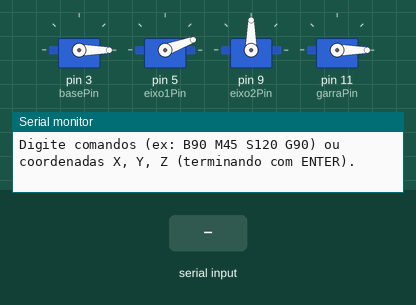
This sketch was run on a simulated Arduino Uno, built with avr-gcc and run on an emulated ATmega328P. Parts: 4 × servo, the last lines printed to the serial monitor. Inputs (shaded band) come from the test bench.

Above: at 3.2 s.
3.3 s: "B90\n" received over Serial
At 4.8 s:
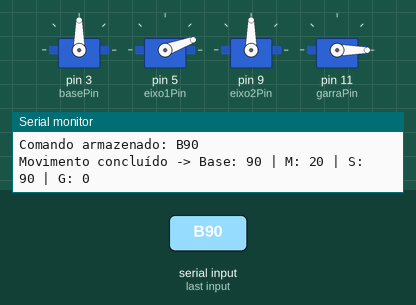
5.7 s: "M90\n" received over Serial
At 7.0 s:
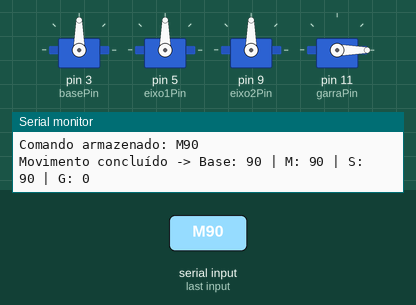
7.8 s: "G90\n" received over Serial
At 9.3 s:
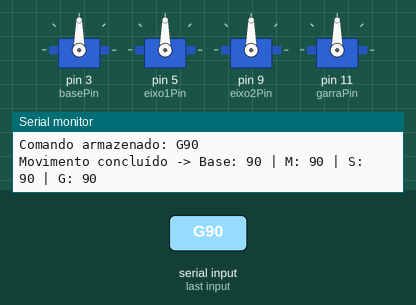
10.2 s: "S\n" received over Serial
At 12.3 s:
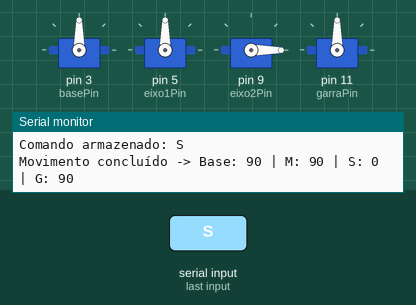
12.6 s: "S90\n" received over Serial
At 13.05 s:
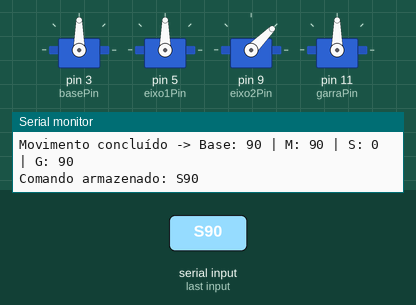
15.0 s: "B\n" received over Serial
At 17.2 s:
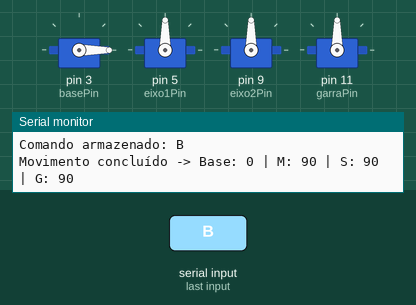
Timing chart, 0 to 18.4 s (numbered marks = the images above; inputs shaded):
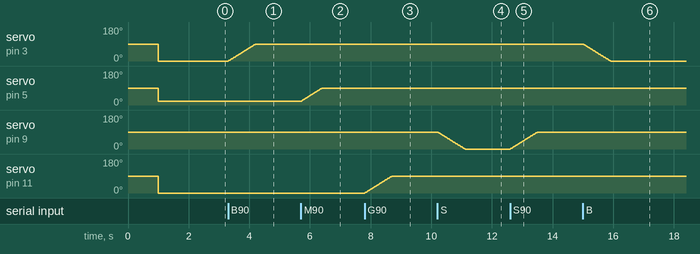

The sketch:

braco_robotico.ino
```cpp
#include <Servo.h>
#include <math.h>
#include "QueueArray.h"  // Biblioteca da fila

#define DELAYT 10        // Tempo entre cada passo de movimento
#define MAX_FILA 50      // Capacidade da fila

// Definição dos pinos dos servos
const int basePin = 3;
const int eixo1Pin = 5;
const int eixo2Pin = 9;
const int garraPin = 11;

// Criando objetos para os servos
Servo base;
Servo eixo1;
Servo eixo2;
Servo garra;

// Posições atuais dos servos
int basePos = 0;
int eixo1Pos = 20;
int eixo2Pos = 90;
int garraPos = 0;

// Criando buffer de comandos com ponteiros char*
QueueArray<char*> comandoQueue(MAX_FILA);

void setup() {
    Serial.begin(115200);
    roboInit();
    delay(500);
    Serial.println("Digite comandos (ex: B90 M45 S120 G90) ou coordenadas X, Y, Z (terminando com ENTER).");
}

void roboInit() {
    base.attach(basePin);
    eixo1.attach(eixo1Pin);
    eixo2.attach(eixo2Pin);
    garra.attach(garraPin);
    delay(1000);
    base.write(basePos);
    eixo1.write(eixo1Pos);
    eixo2.write(eixo2Pos);
    garra.write(garraPos);
    delay(500);
}

unsigned long lastTime = 0;
unsigned long delayTime = DELAYT;

void loop() {
    unsigned long currentMillis = millis();

    // Verifica se passou o tempo de delay para o próximo passo
    if (currentMillis - lastTime >= delayTime) {
        lastTime = currentMillis;

        // 1) Verifica se há dados na Serial
        if (Serial.available() > 0) {
            // 2) Lê uma linha inteira até '\n'
            String line = Serial.readStringUntil('\n');
            line.trim(); // Remove espaços e \r extras

            // 3) Se a linha não estiver vazia, armazena na fila
            if (line.length() > 0) {
                if (!comandoQueue.isFull()) {
                    // Aloca memória e copia a linha
                    char *novoComando = (char*)malloc(line.length() + 1);
                    strcpy(novoComando, line.c_str());

                    comandoQueue.push(novoComando);
                    Serial.print("Comando armazenado: ");
                    Serial.println(novoComando);
                } else {
                    Serial.println("Fila de comandos cheia! Aguarde o processamento.");
                }
            }
        }

        // 4) Se a fila não estiver vazia, processa o próximo comando
        if (!comandoQueue.isEmpty()) {
            char* comandoAtual = comandoQueue.pop();  // Retira um comando da fila
            processarComando(comandoAtual);
            free(comandoAtual);  // Libera memória alocada após uso
        }
    }
}


// Processa e interpreta o comando (ex: "B90 M0 S180 G180")
void processarComando(const char* comando) {
    int novaBase = basePos, novoM = eixo1Pos, novoS = eixo2Pos, novaGarra = garraPos;
    int pos = 0;

    while (comando[pos] != '\0') {
        char motor = comando[pos++];
        int angulo = 0;

        // Lê o ângulo correspondente
        while (comando[pos] >= '0' && comando[pos] <= '9') {
            angulo = angulo * 10 + (comando[pos] - '0');
            pos++;
        }

        // Valida e atualiza os ângulos
        if (angulo >= 0 && angulo <= 180) {
            switch (motor) {
                case 'B': novaBase = angulo;   break;
                case 'M': novoM   = angulo;   break;
                case 'S': novoS   = angulo;   break;
                case 'G': novaGarra = angulo; break;
                default:
                    Serial.print("Comando inválido: ");
                    Serial.println(motor);
                    return;
            }
        } else {
            Serial.print("Ângulo inválido: ");
            Serial.println(angulo);
            return;
        }

        // Pula espaços e continua até fim da string
        while (comando[pos] == ' ') pos++;
    }

    // Movimenta todos os motores simultaneamente
    moveLentoSimultaneo(novaBase, novoM, novoS, novaGarra);
}

// Move os motores de forma simultânea e suave
void moveLentoSimultaneo(int novaBase, int novoM, int novoS, int novaGarra) {
    int passoBase = (novaBase > basePos) ? 1 : -1;
    int passoM    = (novoM    > eixo1Pos) ? 1 : -1;
    int passoS    = (novoS    > eixo2Pos) ? 1 : -1;
    int passoG    = (novaGarra> garraPos) ? 1 : -1;

    int maiorDiferenca = max(abs(novaBase - basePos),
                          max(abs(novoM - eixo1Pos),
                          max(abs(novoS - eixo2Pos),
                              abs(novaGarra - garraPos))));

    for (int i = 0; i <= maiorDiferenca; i++) {
        if (basePos != novaBase)    base.write(basePos += passoBase);
        if (eixo1Pos != novoM)      eixo1.write(eixo1Pos += passoM);
        if (eixo2Pos != novoS)      eixo2.write(eixo2Pos += passoS);
        if (garraPos != novaGarra)  garra.write(garraPos += passoG);
        delay(DELAYT);
    }

    basePos   = novaBase;
    eixo1Pos  = novoM;
    eixo2Pos  = novoS;
    garraPos  = novaGarra;

    Serial.print("Movimento concluído -> Base: "); Serial.print(basePos);
    Serial.print(" | M: "); Serial.print(eixo1Pos);
    Serial.print(" | S: "); Serial.print(eixo2Pos);
    Serial.print(" | G: "); Serial.println(garraPos);
}
```

Measured:
- after the input at 3.3 s, servo on pin 3 (basePin): moves from 0° to 90° over 0.91 s, starting at once
- after the input at 5.7 s, servo on pin 5 (eixo1Pin): moves from 20° to 90° over 0.70 s, starting at once
- after the input at 7.8 s, servo on pin 11 (garraPin): moves from 0° to 90° over 0.91 s, starting at once
- after the input at 10.2 s, servo on pin 9 (eixo2Pin): moves from 90° to 0° over 0.91 s, starting at once
- after the input at 12.6 s, servo on pin 9 (eixo2Pin): moves from 0° to 90° over 0.91 s, starting at once
- after the input at 15.0 s, servo on pin 3 (basePin): moves from 90° to 0° over 0.91 s, starting at once
